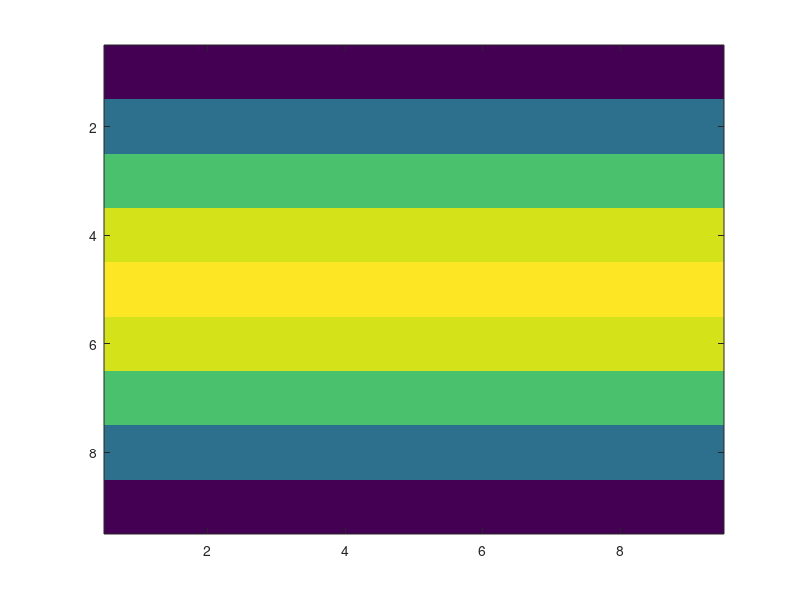

The MATLAB script that drew this image:

function salinas()

    % Output neuron prefernce
    h = 0; 

    % Response params
    R_max = 1;
    M = 3;
    sigma = 2;
    
    % Learning parameter
    k = 0;

    % Size of space
    eye_size = 4;
    ret_size = 4;

    % Resolutoins
    dpref = 1; % preferene resolution in both spaces

    % Setup preferences
    eye_prefs = -eye_size:dpref:eye_size;
    ret_prefs = fliplr(-ret_size:dpref:ret_size);

    % Seight vectors of output neuron,
    weights_positiveslope = zeros(length(ret_prefs), length(eye_prefs));
    weights_negativeslope = zeros(length(ret_prefs), length(eye_prefs));

    % Iterate presynaptic neurons in terms of their preferences
    for r=1:length(ret_prefs),
        
        r
        for e=1:length(eye_prefs),
            
            % get prefs
            ret_pref = ret_prefs(r);
            eye_pref = eye_prefs(e);
            
            % BULLSHIT
            % in 2013, use integrand without @
            % in <=2012, use @integrand
            
            % save weight
            slopesign = 1;
            weights_positiveslope(r,e) = dblquad(@integrand,-eye_size,eye_size,-ret_size,ret_size);
            
            slopesign = -1;
            weights_negativeslope(r,e) = dblquad(@integrand,-eye_size,eye_size,-ret_size,ret_size);

        end
    end

    function total = integrand(eye, ret)
        
        % eye
        gain = slopesign*abs(eye_pref - eye) + M;
        
        gain(gain < 0) = 0;
        gain(gain > M) = M;
        
        % ret
        gauss = (R_max/M)*exp(-(ret_pref-ret).^2/(2*sigma^2));
        
        % head
        g = exp(-(h - (ret + eye)).^2/(2*sigma^2));

        % total
        total = gauss*(gain.*g);

    end

    imagesc(weights_positiveslope);

    %{


    % Output neuron prefernce
    h = 0; 

    % Response params
    R_max = 1;
    M = 3;
    sigma = 2;

    % Size of space
    eye_size = 10;
    ret_size = 10;

    % Resolutoins
    dpref = 1; % preferene resolution in both spaces
    dstep = 0.1; % integration step size

    % Setup preferences
    eye_prefs = -eye_size:dpref:eye_size;
    ret_prefs = -ret_size:dpref:ret_size;

    % Seight vectors of output neuron,
    weights_positiveslope = zeros(length(ret_prefs), length(eye_prefs));
    weights_negativeslope = zeros(length(ret_prefs), length(eye_prefs));

    % Setup mesh for evalutation response
    [eye_mesh ret_mesh] = meshgrid(-ret_size:dstep:ret_size, -eye_size:dstep:eye_size);
    head_mesh = eye_mesh+ret_mesh;

    % flip mesh??

    % Iterate presynaptic neurons in terms of their preferences
    for ret_pref=ret_prefs,
        for eye_pref=eye_prefs,

            % Eye components
            positive_slope = abs(eye_pref - eye_mesh) + M;
            negative_slope = -abs(eye_pref - eye_mesh) + M;

            positive_slope(positive_slope < 0) = 0;
            negative_slope(negative_slope < 0) = 0;

            positive_slope(positive_slope > M) = M;
            negative_slope(negative_slope > M) = M;

            % Retinal components
            ret = (R_max/M)*exp(-(ret_pref-ret_mesh).^2/(2*sigma^2));

            % g - output
            g = exp(-(head_mesh - h).^2/(2*sigma^2));

            % f - input
            f_positive = ret.*positive_slope;
            f_negative = ret.*negative_slope;

            % integrate
            total_positive = g.*f_positive;
            total_negative = g.*f_negative;



            % save weight
            weights_positiveslope =
            weights_negativeslope =


        end
    end

    %}

end